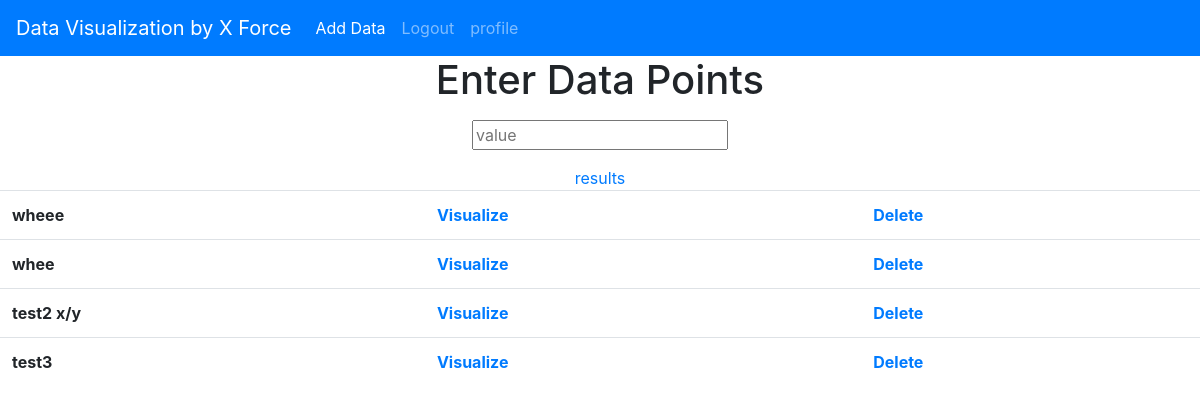
/graph/ (signed in), run on an earlier commit of the app's database.
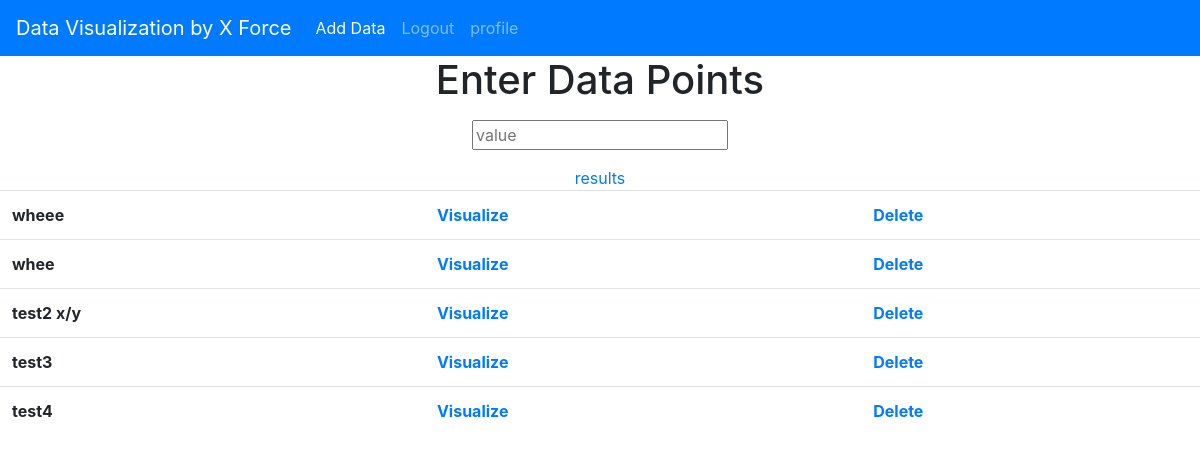
And on a later commit of the database.
### graph/models.py (models this page shows, shortened)
class dataO(models.Model):
    title = models.CharField(max_length = 100)
    xaxis = models.TextField()
    yaxis = models.TextField(default = "")
    author = models.ForeignKey(User, on_delete=models.CASCADE)

### graph/views.py (the view)
# urls.py: path('', DataListView.as_view(), name= 'graph-home'),
class DataListView(ListView):
    model = dataO
    template_name = 'graph/frontpage.html'
    context_object_name = 'datasets'

### graph/templates/graph/frontpage.html (shortened to what this page needs)
{% extends "graph/base.html" %}
{% load static %}
{%block content %}
<center><h1>Enter Data Points</h1></center>
		<p>
		<center><input id="value" placeholder="value"></center>
		</p>
		<center>
    <a href = "{% url 'graph-result'%}"> results </a>
		</center>
      <table class= "table table-hover">
      {% for data1 in datasets %}
  			<div>
          {% if data1.author == user %}
            <tr>
            <th>{{data1.title}}</th>
            <th><a href = "/graph/data/{{data1.id}}/">Visualize</a></th>
            <th><a href = "/graph/data/{{data1.id}}/delete">Delete</a></th>
            </tr>
          {% endif %}
  			</div>
  		{% endfor %}
{% endblock content %}

### graph/templates/graph/base.html (shortened to what this page needs)
{% load static %}
<!doctype html>
<html>
	<head>
	<link rel="stylesheet" href="https://stackpath.bootstrapcdn.com/bootstrap/4.1.3/css/bootstrap.min.css">
	 <link rel="stylesheet" href="https://use.fontawesome.com/releases/v5.5.0/css/all.css">
	</head>
	<body class="body" >
		<nav class="navbar navbar-expand-lg navbar-dark bg-primary">
  <a class="navbar-brand" href="{% url 'graph-home' %}">Data Visualization by X Force</a>
  <div class="collapse navbar-collapse" id="navbarSupportedContent">
    <ul class="navbar-nav mr-auto">
    {% if user.is_authenticated %}
			<li class="nav-item active">
        	<a class="nav-link" href="{% url 'graph-create' %}"> Add Data </a>
      </li>
      <li class="nav-item">
        	<a class="nav-link" href="{% url 'logout' %}">Logout</a>
      </li>
			<li class="nav-item">
	        <a class="nav-link" href="{% url 'profile' %}">profile</a>
      </li>
		{% endif %}
    </ul>
  </div>
</nav>
	{% block content %}{% endblock %}
	</body>
</html>

What changed in the data, as far as the page shows it:
added dataO: title "test4"
